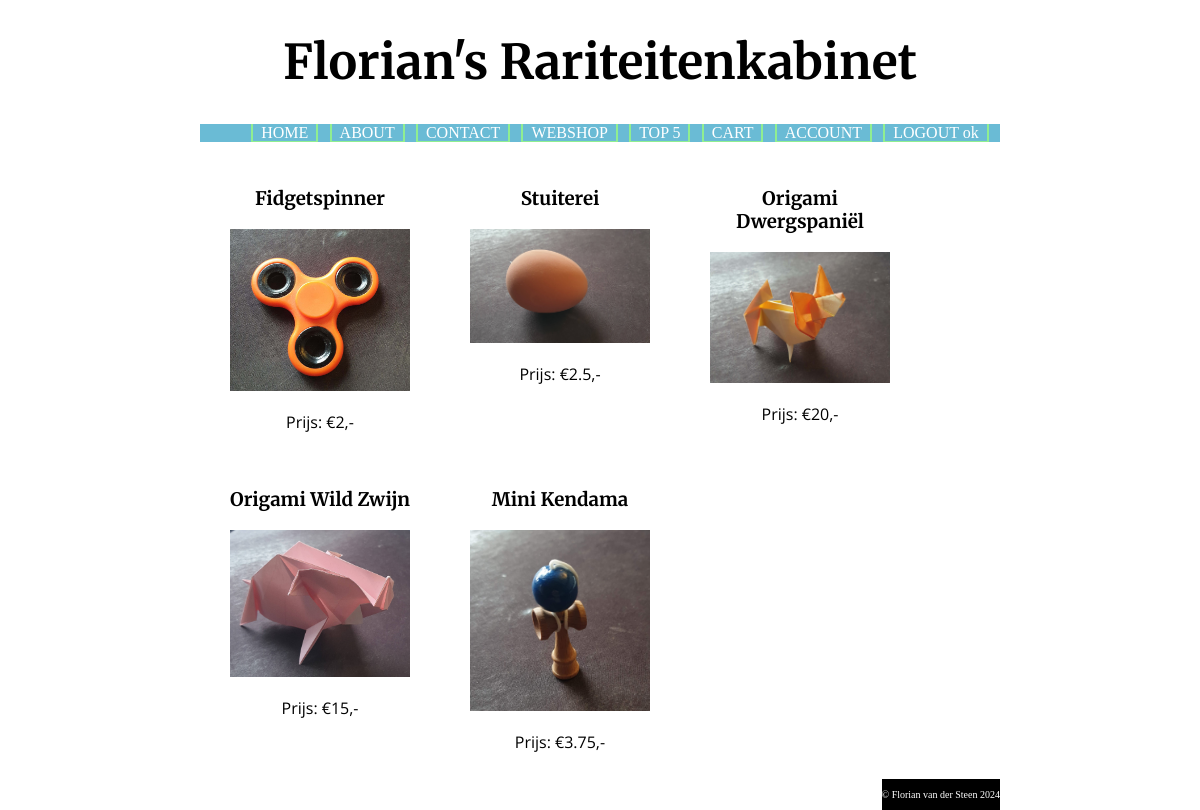
/index.php?page=shop&top=5 (signed in), run on the app's committed database.
### tables this page shows
CREATE TABLE `products` (
  `id` int(200) NOT NULL,
  `name` varchar(200) NOT NULL,
  `description` varchar(1000) NOT NULL,
  `price` float NOT NULL,
  `fname` varchar(500) NOT NULL
);

### communication.php (called while the page is built, shortened)
<?php
function makeDataBaseConnection() {
    $servername = getenv("MYSQL_FLORIAN_WEBSHOP_HOST");
    $dbname = getenv("MYSQL_FLORIAN_WEBSHOP_DATABASE");
    $username = getenv("MYSQL_FLORIAN_WEBSHOP_USER");
    $password = getenv("MYSQL_FLORIAN_WEBSHOP_PASSWORD");
    $conn = mysqli_connect($servername, $username, $password, $dbname);
    return $conn;
}
function executeDataBaseQuery($query, $conn) {
    $result = mysqli_query($conn, $query);
    return $result;
}
function getTopKProducts($k) {
    $conn = makeDataBaseConnection();
    try {
        $query = "SELECT p.*, SUM(op.count) as total_sold FROM ordersproducts as op
        RIGHT JOIN products as p ON op.product_id = p.id
        LEFT JOIN orders as o ON op.order_id = o.id
        WHERE o.order_date > DATE_SUB(date(CURRENT_DATE), INTERVAL 7 DAY) or o.order_date IS NULL
        GROUP BY p.id
        ORDER BY total_sold DESC
        LIMIT " . $k . ";";
        $result = executeDataBaseQuery($query, $conn);
        while($row = mysqli_fetch_assoc($result)) {
            $products[$row["id"]] = array("id"=> $row["id"], "name"=>$row["name"], "description"=>$row["description"], "price"=>$row["price"], "fname"=>$row["fname"]);
        }
        return ["products" => $products];
    }
    finally {
        mysqli_close($conn);
    }
}

### shop.php (the view, shortened to what this page needs)
<?php
function showShopContent($data) {
    include_once('communication.php');
    if (empty($data["products"])) {
        echo "";
    }
    else if (empty($data["productId"])) {
        showWebshopProducts($data);
    }
    else {
        showProductContent($data);
    }
}
function showWebshopProducts ($data) {
    $products = $data["products"];
    echo '<div class="product-list">';
    foreach($products as $id=>$product) {
        echo '<a class="product" href="index.php?page=shop&detail=' . $id . '"><div class="product">' . PHP_EOL;
        echo '<h3>' . $product["name"] . '</h3>' . PHP_EOL;
        echo '<img src="Images/' . $product["fname"] . '" alt="' . $product["description"] . '">';
        echo '<p>Prijs: &euro;' . $product["price"]  . ',-</p>';
        echo '</div></a>' . PHP_EOL;
    }
    echo '</div>';
}

### CSS/styles.css (style rules this page uses)
body { width: 800px; margin: auto; background-color: white; }
h2, h3, h4 { font-family: "Merriweather", serif; }
.product-list { display: flex; flex-wrap: wrap; align-content: flex-start; }
.product { flex-grow: 0; flex-shrink: 0; flex-basis: calc(30% - 20px); margin: 10px; text-align: center; text-decoration: none; color: black; }
.product img { width: 90%; height: 90%; }
.product p { font-family: "Open Sans", sans-serif; }

### data on the page
products: name "Fidgetspinner", fname (picture), price "2"
products: name "Stuiterei", fname (picture), price "2.5"
products: name "Origami Dwergspaniël", fname (picture), price "20"
products: name "Origami Wild Zwijn", fname (picture), price "15"
products: name "Mini Kendama", fname (picture), price "3.75"

### other printed values
$label "HOME"
$label "ABOUT"
$label "CONTACT"
$label "WEBSHOP"
$label "TOP 5"
$label "CART"
$label "ACCOUNT"
$label "LOGOUT ok"
